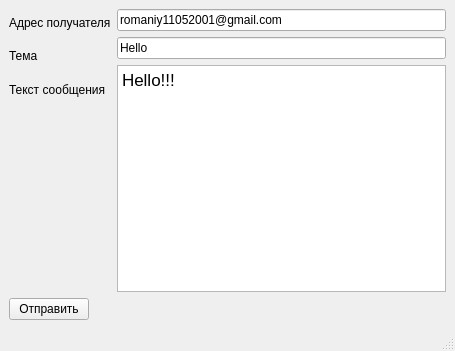
<?xml version="1.0" encoding="UTF-8"?>
<ui version="4.0">
 <class>MainWindow</class>
 <widget class="QMainWindow" name="MainWindow">
  <property name="geometry">
   <rect>
    <x>0</x>
    <y>0</y>
    <width>455</width>
    <height>351</height>
   </rect>
  </property>
  <property name="windowTitle">
   <string>MainWindow</string>
  </property>
  <widget class="QWidget" name="centralwidget">
   <layout class="QGridLayout" name="gridLayout">
    <item row="0" column="0">
     <layout class="QFormLayout" name="formLayout">
      <item row="0" column="0">
       <layout class="QVBoxLayout" name="verticalLayout_2">
        <item>
         <widget class="QLabel" name="qweqweqw">
          <property name="text">
           <string>Адрес получателя</string>
          </property>
         </widget>
        </item>
        <item>
         <widget class="QLabel" name="qweq">
          <property name="text">
           <string>Тема</string>
          </property>
         </widget>
        </item>
        <item>
         <widget class="QLabel" name="qweqwe">
          <property name="text">
           <string>Текст сообщения</string>
          </property>
         </widget>
        </item>
       </layout>
      </item>
      <item row="0" column="1">
       <layout class="QVBoxLayout" name="verticalLayout">
        <item>
         <widget class="QLineEdit" name="addr_to">
          <property name="text">
           <string>romaniy11052001@gmail.com</string>
          </property>
         </widget>
        </item>
        <item>
         <widget class="QLineEdit" name="msg_subj">
          <property name="text">
           <string>Hello</string>
          </property>
         </widget>
        </item>
        <item>
         <widget class="QTextEdit" name="msg_text">
          <property name="html">
           <string>&lt;!DOCTYPE HTML PUBLIC &quot;-//W3C//DTD HTML 4.0//EN&quot; &quot;http://www.w3.org/TR/REC-html40/strict.dtd&quot;&gt;
&lt;html&gt;&lt;head&gt;&lt;meta name=&quot;qrichtext&quot; content=&quot;1&quot; /&gt;&lt;style type=&quot;text/css&quot;&gt;
p, li { white-space: pre-wrap; }
&lt;/style&gt;&lt;/head&gt;&lt;body style=&quot; font-family:'.AppleSystemUIFont'; font-size:13pt; font-weight:400; font-style:normal;&quot;&gt;
&lt;p style=&quot; margin-top:0px; margin-bottom:0px; margin-left:0px; margin-right:0px; -qt-block-indent:0; text-indent:0px;&quot;&gt;Hello!!!&lt;/p&gt;&lt;/body&gt;&lt;/html&gt;</string>
          </property>
         </widget>
        </item>
       </layout>
      </item>
      <item row="1" column="0">
       <widget class="QPushButton" name="btn_send">
        <property name="text">
         <string>Отправить</string>
        </property>
       </widget>
      </item>
     </layout>
    </item>
   </layout>
  </widget>
  <widget class="QMenuBar" name="menubar">
   <property name="geometry">
    <rect>
     <x>0</x>
     <y>0</y>
     <width>455</width>
     <height>24</height>
    </rect>
   </property>
  </widget>
  <widget class="QStatusBar" name="statusbar"/>
 </widget>
 <resources/>
 <connections/>
</ui>
